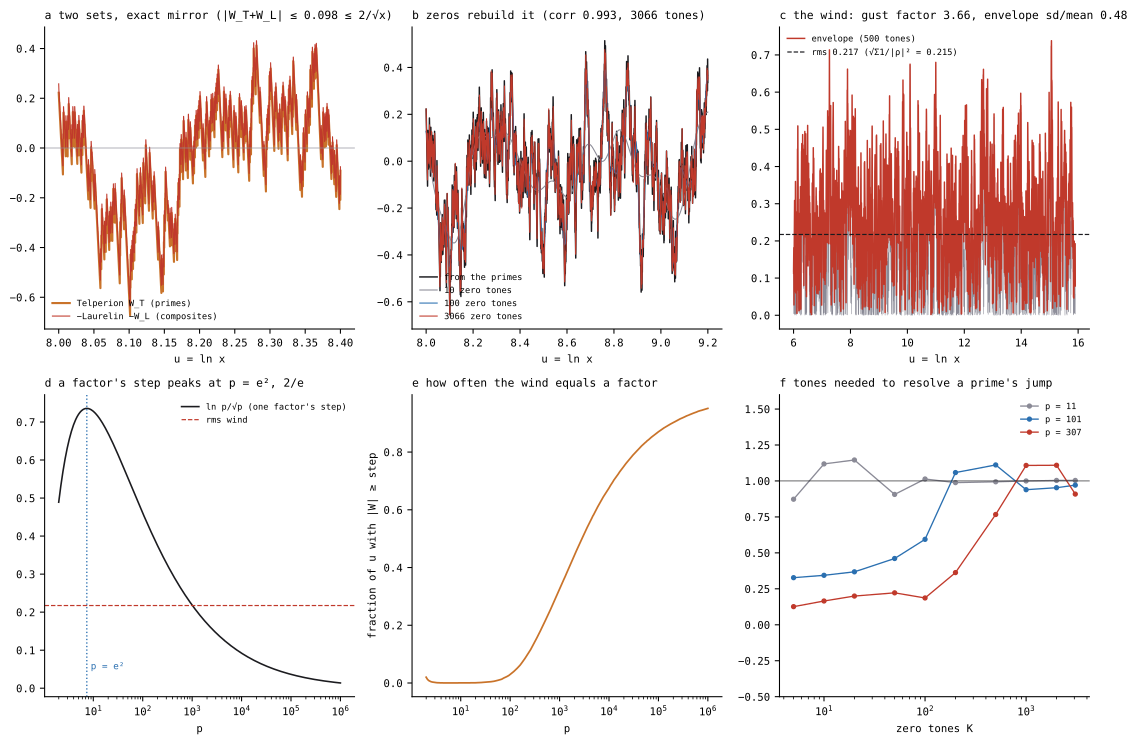

Python code for this plot:
# SPDX-License-Identifier: GPL-3.0-only
"""wave.svg — the Heartbeat waveform derived from the two sets, and the 'wind' it makes.

a  Telperion's wave W_T (from the primes: (ψ(x)−x)/√x) and Laurelin's W_L (from the composites: (⌊x⌋−1−ψ)/√x): exact mirror images, no zeros used
b  the same W_T against the sum of the first 10 / 100 / 3066 zero tones H(u) = −2Σcos(γu − arg ρ)/|ρ| (ESTABLISHED explicit formula)
c  the wind: |W_T| and its envelope (Hilbert) — gusts and near-calms; rms against √(2+γ_E−ln4π)
d  one factor's step in W units, ln p/√p, against the rms wind: it peaks at p = e² (= 7.389, where the engine's Mingling sits) at 2/e = 0.736
e  fraction of u-time the wind is at least that factor's step, against p
f  how many zero tones are needed to resolve the jump of a prime p (fraction of the true jump ln p recovered)
Code drawn: rhp.wave, rhp.diverge, rhp.heartbeat.   Run: python -m rhp.atlas_riemann_fermat.wave
"""
import numpy as np
from ._common import plt, save, INK, NORTH, SOUTH, HOT, GREY
from .. import wave as Wv, diverge as D


def build():
    Z = D.load_zeros()
    lam, psi = Wv.lam_table(9_000_000)
    u = np.linspace(6, 15.9, 30000)
    wt, wl = Wv.trees(u, psi)
    st = Wv.wind_stats(wt)
    fig = plt.figure(figsize=(11.5, 7.8))
    ax = fig.add_subplot(2, 3, 1)
    uu = np.linspace(8, 8.4, 3000); a1, a2 = Wv.trees(uu, psi)
    ax.plot(uu, a1, color=SOUTH, lw=1.6, label="Telperion  W_T (primes)")
    ax.plot(uu, -a2, color=HOT, lw=.8, label="−Laurelin  −W_L (composites)")
    ax.axhline(0, color=GREY, lw=.5); ax.legend(fontsize=6.5, frameon=False, loc="lower left"); ax.set_xlabel("u = ln x")
    d, b = Wv.antisymmetry_defect(u, psi)
    ax.set_title(f"a  two sets, exact mirror (|W_T+W_L| ≤ {d:.3f} ≤ 2/√x)", loc="left", fontsize=8.5)
    ax = fig.add_subplot(2, 3, 2)
    uu = np.linspace(8, 9.2, 2400); w2, _ = Wv.trees(uu, psi)
    ax.plot(uu, w2, color=INK, lw=1.1, label="from the primes")
    for K, c in ((10, GREY), (100, NORTH), (3066, HOT)):
        ax.plot(uu, Wv.heartbeat(uu, Z[:K]) - np.log(2 * np.pi) * np.exp(-uu / 2), color=c, lw=.8, label=f"{K} zero tones")
    ax.legend(fontsize=6.5, frameon=False, loc="lower left"); ax.set_xlabel("u = ln x")
    c, r = Wv.reconstruction_error(u, psi, Z)
    ax.set_title(f"b  zeros rebuild it (corr {c:.3f}, 3066 tones)", loc="left", fontsize=8.5)
    ax = fig.add_subplot(2, 3, 3)
    hs = Wv.heartbeat(u, Z[:500]); env = Wv.envelope(hs)
    ax.plot(u, np.abs(hs), color=GREY, lw=.4); ax.plot(u, env, color=HOT, lw=1.1, label="envelope (500 tones)")
    ax.axhline(st["rms"], color=INK, ls="--", lw=.9, label=f"rms {st['rms']:.3f} (√Σ1/|ρ|² = {Wv.MEAN_POWER ** .5:.3f})")
    ax.legend(fontsize=6.5, frameon=False, loc="upper left"); ax.set_xlabel("u = ln x")
    ax.set_title(f"c  the wind: gust factor {st['gust']:.2f}, envelope sd/mean {env.std() / env.mean():.2f}", loc="left", fontsize=8.5)
    ax = fig.add_subplot(2, 3, 4)
    ps = np.logspace(0.3, 6, 400)
    ax.semilogx(ps, np.log(ps) / np.sqrt(ps), color=INK, lw=1.2, label="ln p/√p (one factor's step)")
    ax.axhline(st["rms"], color=HOT, ls="--", lw=.9, label="rms wind")
    ax.axvline(np.e ** 2, color=NORTH, ls=":", lw=1); ax.text(np.e ** 2 * 1.2, .05, "p = e²", fontsize=7, color=NORTH)
    ax.legend(fontsize=6.5, frameon=False); ax.set_xlabel("p"); ax.set_title("d  a factor's step peaks at p = e², 2/e", loc="left", fontsize=8.5)
    ax = fig.add_subplot(2, 3, 5)
    fr = [Wv.exceedance(wt, np.log(p) / np.sqrt(p)) for p in ps]
    ax.semilogx(ps, fr, color=SOUTH, lw=1.3); ax.set_xlabel("p"); ax.set_ylabel("fraction of u with |W| ≥ step")
    ax.set_title("e  how often the wind equals a factor", loc="left", fontsize=8.5)
    ax = fig.add_subplot(2, 3, 6)
    Ks = [5, 10, 20, 50, 100, 200, 500, 1000, 2000, 3066]
    for p, c in ((11, GREY), (101, NORTH), (307, HOT)):
        ax.semilogx(Ks, [Wv.jump_fraction(p, Z, K) for K in Ks], "o-", color=c, ms=3, lw=1, label=f"p = {p}")
    ax.axhline(1, color=INK, lw=.5); ax.set_ylim(-.5, 1.6); ax.legend(fontsize=6.5, frameon=False); ax.set_xlabel("zero tones K")
    ax.set_title("f  tones needed to resolve a prime's jump", loc="left", fontsize=8.5)
    fig.tight_layout()
    return save(fig, "wave.svg")


if __name__ == "__main__":
    print(build())
